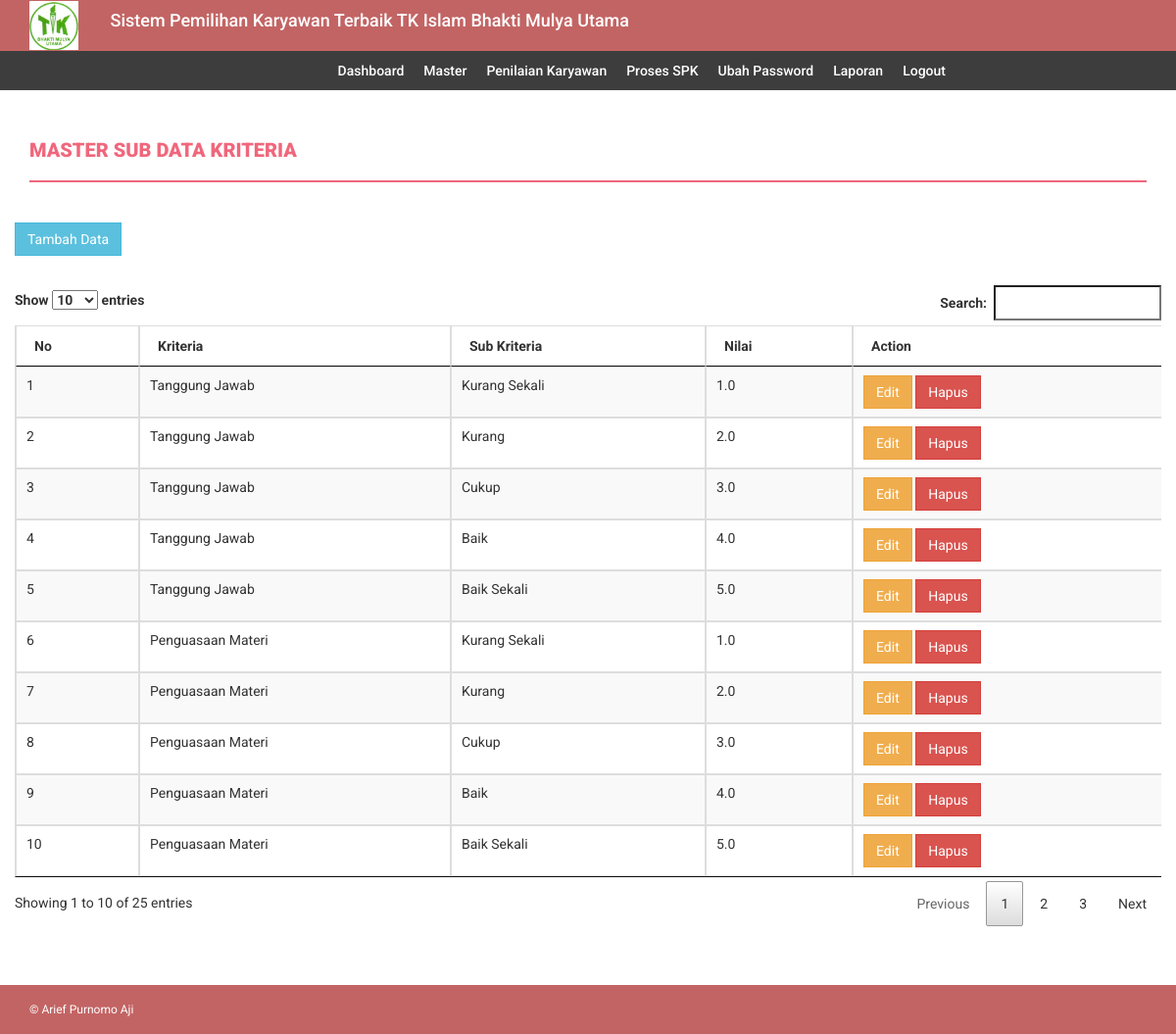
Page /tampil_subkriteria.php (signed in) on the committed database.
### tables this page shows
CREATE TABLE `sub_kriteria` (
  `id_subkriteria` int(11) NOT NULL AUTO_INCREMENT,
  `id_kriteria` int(11) NOT NULL,
  `subkriteria` varchar(255) NOT NULL,
  `nilai` float(10,1) DEFAULT NULL,
  PRIMARY KEY (`id_subkriteria`)
);

CREATE TABLE `kriteria` (
  `id_kriteria` int(11) NOT NULL AUTO_INCREMENT,
  `kriteria` varchar(32) DEFAULT NULL,
  `bobot` float(5,1) DEFAULT NULL,
  `type` varchar(12) DEFAULT NULL,
  PRIMARY KEY (`id_kriteria`)
);

### db/db_config.php (called while the page is built, shortened)
<?php
	class database extends PDO{
		protected $dsn = 'mysql:host=localhost;dbname=db_spk';
		protected $dsu = 'root';
		protected $dsp = '';
		private $cmd = '';
		function __construct(){
			try {
				$this->db = new PDO($this->dsn,$this->dsu,$this->dsp);
			} catch (PDOException $e) {
				echo $e->getMessage();
			}
		}
		function select($c,$t){
			$this->cmd = "select $c from $t";
			return $this;
		}
		function where($params){
			$this->cmd .= " where $params";
			return $this;
		}
		function get(){
			$q = $this->db->prepare($this->cmd);
			$q->execute();
			return $q->fetchAll();
		}
	}
?>

### tampil_subkriteria.php (the view, shortened to what this page needs)
<?php include 'header.php';?>
<?php include 'menu.php';?>
    <div class="content-wrapper">
        <div class="container">
            <div class="row">
                <div class="col-md-12">
                    <h4 class="page-head-line">Master Sub Data Kriteria</h4>
                </div>
            </div>
            <div class="row">
                <div class="col-md-12">
                </div>
            </div>
            <div class="row">
                <div><a href="input_subkriteria.php" class="btn btn-info">Tambah Data</a></div>
                <br>
                <div class="table-responsive">
                    <table id="example1" class="table table-striped table-bordered">
                        <thead>
                            <tr>
                                <th>No</th>
                                <th>Kriteria</th>
                                <th>Sub Kriteria</th>
                                <th>Nilai</th>
                                <th>Action</th>
                            </tr>
                        </thead>
                        <tbody>
                            <?php $no=1; foreach($db->select('sub_kriteria.id_subkriteria,sub_kriteria.subkriteria,kriteria.kriteria,sub_kriteria.nilai','sub_kriteria,kriteria')->where('sub_kriteria.id_kriteria=kriteria.id_kriteria')->get() as $data): ?>
                            <tr>
                                <td><?= $no;?></td>
                                <td>
                                    <?php
                                        $tmp = explode('_',$data['kriteria']);
                                        echo ucwords(implode(' ',$tmp));
                                    ?>
                                </td>
                                <td><?= $data['subkriteria']?></td>
                                <td><?= $data['nilai']?></td>
                                <td>
                                    <a class="btn btn-warning" href="edit_subkriteria.php?id=<?php echo $data[0]?>">Edit</a>
                                    <a class="btn btn-danger" onclick="return confirm('Yakin Hapus?')" href="delete_subkriteria.php?id=<?php echo $data[0]?>">Hapus</a>
                                </td>
                            </tr>
                            <?php $no++; endforeach; ?>
                        </tbody>
                    </table>
                </div>
            </div>
        </div>
    </div>
<?php include 'footer.php'; ?>

### assets/css/style.css (style rules this page uses)
body { font-family: 'Roboto', sans-serif; line-height: 30px; }
.content-wrapper { margin-top: 40px; min-height: 600px; padding-bottom: 60px; }
.page-head-line { font-weight: 900; padding-bottom: 20px; border-bottom: 2px solid #F0677C; text-transform: uppercase; color: #F0677C; font-size: 20px; margin-bottom: 40px; }
.btn { border-radius: 0px; -webkit-border-radius: 0px; -moz-border-radius: 0px; }

### assets/css/datatable.css (style rules this page uses)
table.dataTable { width: 100%; margin: 0 auto; clear: both; border-collapse: separate; border-spacing: 0; }
table.dataTable thead th, table.dataTable tfoot th { font-weight: bold; }
table.dataTable thead th, table.dataTable thead td { padding: 10px 18px; border-bottom: 1px solid #111; }
table.dataTable thead .sorting, table.dataTable thead .sorting_asc, table.dataTable thead .sorting_desc, table.dataTable thead .sorting_asc_disabled, table.dataTable thead .sorting_desc_disabled { cursor: pointer; *cursor: hand; background-repeat: no-repeat; background-position: center right; }
table.dataTable thead .sorting { background-image: url("../images/sort_both.png"); }
table.dataTable thead .sorting_asc { background-image: url("../images/sort_asc.png"); }
table.dataTable tbody tr { background-color: #ffffff; }
table.dataTable tbody th, table.dataTable tbody td { padding: 8px 10px; }
table.dataTable.no-footer { border-bottom: 1px solid #111; }
table.dataTable, table.dataTable th, table.dataTable td { box-sizing: content-box; }

### rows in the picture
sub_kriteria: id_kriteria.kriteria "Tanggung Jawab", subkriteria "Kurang Sekali", nilai "1.0"
sub_kriteria: id_kriteria.kriteria "Tanggung Jawab", subkriteria "Kurang", nilai "2.0"
sub_kriteria: id_kriteria.kriteria "Tanggung Jawab", subkriteria "Cukup", nilai "3.0"
sub_kriteria: id_kriteria.kriteria "Tanggung Jawab", subkriteria "Baik", nilai "4.0"
sub_kriteria: id_kriteria.kriteria "Tanggung Jawab", subkriteria "Baik Sekali", nilai "5.0"
sub_kriteria: id_kriteria.kriteria "Penguasaan Materi", subkriteria "Kurang Sekali", nilai "1.0"
sub_kriteria: id_kriteria.kriteria "Penguasaan Materi", subkriteria "Kurang", nilai "2.0"
sub_kriteria: id_kriteria.kriteria "Penguasaan Materi", subkriteria "Cukup", nilai "3.0"
sub_kriteria: id_kriteria.kriteria "Penguasaan Materi", subkriteria "Baik", nilai "4.0"
sub_kriteria: id_kriteria.kriteria "Penguasaan Materi", subkriteria "Baik Sekali", nilai "5.0"
